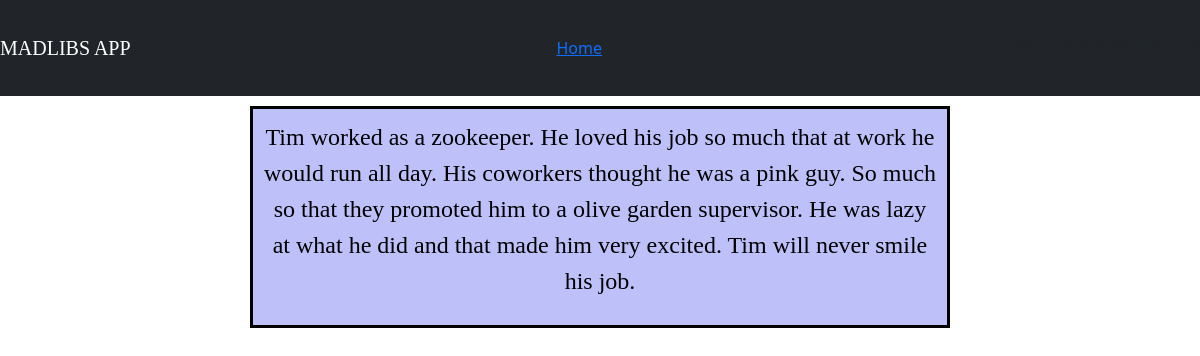
The page /story/work_story/1 on the database its author committed.
### story/models.py (models this page shows)
class Work(models.Model):
    job = models.CharField(max_length=50)
    verb1 = models.CharField(max_length=50)
    adjective1 = models.CharField(max_length=50)
    noun = models.CharField(max_length=50)
    adjective2 = models.CharField(max_length=50)
    emotion = models.CharField(max_length=50)
    verb2 = models.CharField(max_length=50)

### story/views.py (the view)
# urls.py: path('work_story/<int:id>', views.generate_work, name="generate_work"),
def generate_work(request, id):
    item = Work.objects.get(id=id)
    if request.method == 'POST':
        return redirect('/story/work')
    return render(request, 'story/work-story.html', {'item': item})

### story/templates/story/work-story.html (shortened to what this page needs)
{% extends 'story/base.html' %}
{% block body %}
<form method="POST">
    <div class="div-story">
        <p>
            Tim worked as a {{ item.job }}. He loved his job so much that at work he
            would {{ item.verb1 }} all day. His coworkers thought he was a
            {{ item.adjective1 }} guy. So much so that they promoted him to a
            {{ item.noun }} supervisor. He was {{ item.adjective2 }} at what he
            did and that made him very {{ item.emotion }}. Tim will never
            {{ item.verb2 }} his job.
        </p>
    </div>
</form>
{% endblock %}

### story/static/story/style.css (style rules this page uses)
form { font-family: Calibri; }
div { color: black; border: solid black; text-align: center; margin: 20px 20px; padding: 10px; background-color: #E1F7FA; }
.div-story { background-color: #BDC0F9; width: 700px; margin: 10px auto; font-size: 24px; font-family: "Yu Gothic UI Semibold"; }

### rows shown on the page
Work: job "zookeeper", verb1 "run", adjective1 "pink", noun "olive garden", adjective2 "lazy", emotion "excited", verb2 "smile"
